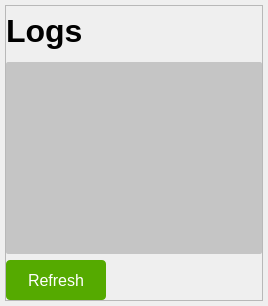
         <widget class="QWidget" name="log_page">
          <layout class="QVBoxLayout" name="verticalLayout_7">
           <property name="leftMargin">
            <number>5</number>
           </property>
           <property name="topMargin">
            <number>5</number>
           </property>
           <property name="rightMargin">
            <number>5</number>
           </property>
           <property name="bottomMargin">
            <number>5</number>
           </property>
           <item>
            <widget class="QFrame" name="frame_10">
             <property name="frameShape">
              <enum>QFrame::StyledPanel</enum>
             </property>
             <property name="frameShadow">
              <enum>QFrame::Raised</enum>
             </property>
             <layout class="QVBoxLayout" name="verticalLayout_8">
              <property name="leftMargin">
               <number>0</number>
              </property>
              <property name="topMargin">
               <number>0</number>
              </property>
              <property name="rightMargin">
               <number>0</number>
              </property>
              <property name="bottomMargin">
               <number>0</number>
              </property>
              <item>
               <widget class="QLabel" name="label_8">
                <property name="minimumSize">
                 <size>
                  <width>0</width>
                  <height>50</height>
                 </size>
                </property>
                <property name="maximumSize">
                 <size>
                  <width>120</width>
                  <height>60</height>
                 </size>
                </property>
                <property name="font">
                 <font>
                  <pointsize>24</pointsize>
                  <weight>75</weight>
                  <bold>true</bold>
                 </font>
                </property>
                <property name="styleSheet">
                 <string notr="true">color:rgb(0,0,0);</string>
                </property>
                <property name="text">
                 <string>Logs</string>
                </property>
               </widget>
              </item>
              <item>
               <widget class="QTextEdit" name="logs_view">
                <property name="maximumSize">
                 <size>
                  <width>16777215</width>
                  <height>16777088</height>
                 </size>
                </property>
                <property name="styleSheet">
                 <string notr="true">background:rgb(197,197,197);
border-radius: 2px;
color:#fff;</string>
                </property>
               </widget>
              </item>
              <item>
               <widget class="QPushButton" name="btn_load_log">
                <property name="minimumSize">
                 <size>
                  <width>0</width>
                  <height>40</height>
                 </size>
                </property>
                <property name="maximumSize">
                 <size>
                  <width>100</width>
                  <height>50</height>
                 </size>
                </property>
                <property name="font">
                 <font>
                  <pointsize>12</pointsize>
                 </font>
                </property>
                <property name="cursor">
                 <cursorShape>PointingHandCursor</cursorShape>
                </property>
                <property name="styleSheet">
                 <string notr="true">background-color: rgb(85, 170, 0);
color:#fff;
border-radius:4px;
</string>
                </property>
                <property name="text">
                 <string>Refresh</string>
                </property>
                <property name="icon">
                 <iconset>
                  <normaloff>icons/icons8-refresh-30.png</normaloff>icons/icons8-refresh-30.png</iconset>
                </property>
               </widget>
              </item>
             </layout>
            </widget>
           </item>
          </layout>
         </widget>
